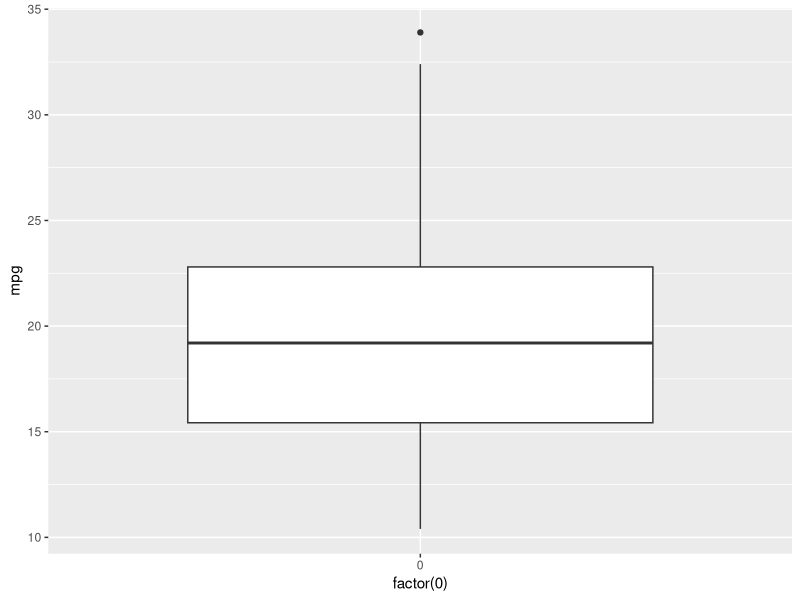

This chart was generated by the following R code:
## ---- chunk 1
library(dplyr)
length(mtcars$mpg)
mpg <- sort(mtcars$mpg)

# calculate cut off positions
pos <- c(0, 0.25, 0.5, 0.75, 0.1) * 32 + 1
pos

# calculate the quartiles manually
first_quartile <- mpg[9]
second_quartile <- mpg[17]  
third_quartile <- mpg[25]

c(first_quartile, second_quartile, third_quartile)

# use `quantile` function which sorts the data for you as well
quantile(mtcars$mpg)
sort(mtcars$mpg) %>% 
  quantile()
## ---- chunk 2
quantile(mtcars$mpg, c(.15, .25, .50, .75, .85))
## ---- chunk 3
lower_quartile <- quantile(mtcars$mpg)[[2]]
upper_quartile <- quantile(mtcars$mpg)[[4]]

# calculate manually
upper_quartile - lower_quartile
IQR(mtcars$mpg) == upper_quartile - lower_quartile
## ---- chunk 4
library(ggplot2)
ggplot(mtcars, aes(x=factor(0), mpg)) +
  geom_boxplot()
## ---- chunk 5
mtcars$mpg
mean(mtcars$mpg)

# manual calculation of unbiased sample variance
var_mpg <- sum((mtcars$mpg - mean(mtcars$mpg))^2) / (length(mtcars$mpg) - 1)
var_mpg == var(mtcars$mpg)

sqrt(var_mpg) == sd(mtcars$mpg)
